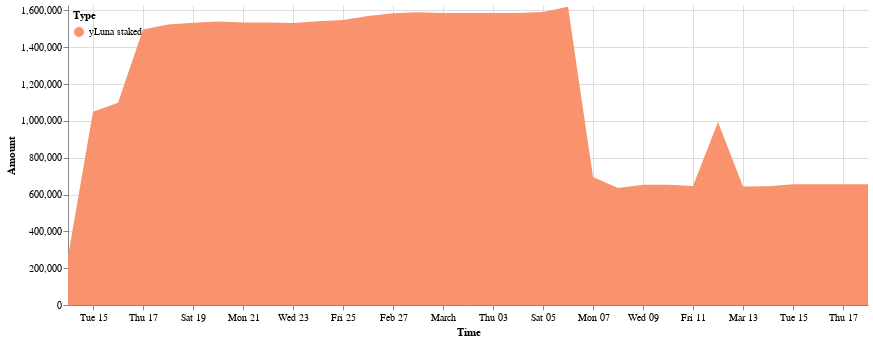

Write notebook code for a chart like this one.
### Code cell
domain = ['yLuna staked']
range_ = ['#f8936d']
cp.get_yluna_time_area_chart(daily_delta_stk, 
               alt.Scale(domain=domain, range=range_),
               min_date = daily_delta_stk.Time.min(),
               max_date = daily_delta_stk.Time.max(),
               top_padding = 10000
        ).properties(width=800).configure_view(strokeOpacity=0)

### Figure 1 — Vega-Lite specification as saved in the notebook (floating-point values rounded to 4 significant figures)
{"config": {"view": {"continuousWidth": 400, "continuousHeight": 300, "strokeOpacity": 0}}, "data": {"name": "data-a56d3ddf36012d62034ac750aec9a61f"}, "mark": "area", "encoding": {"color": {"field": "Type", "legend": {"direction": "vertical", "legendY": 0, "orient": "none", "padding": 5}, "scale": {"domain": ["yLuna staked"], "range": ["#f8936d"]}, "type": "nominal"}, "tooltip": [{"field": "Time", "format": "%Y-%m-%d", "type": "temporal"}, {"field": "Type", "type": "nominal"}, {"field": "Amount (millions)", "type": "nominal"}], "x": {"field": "Time", "scale": {"domain": ["2022-02-14", "2022-03-18"]}, "type": "temporal"}, "y": {"field": "Amount", "scale": {"domain": [0, 1630000.0]}, "type": "quantitative"}}, "width": 800, "$schema": "https://vega.github.io/schema/vega-lite/v4.17.0.json", "datasets": {"data-a56d3ddf36012d62034ac750aec9a61f": [{"Time": "2022-02-14", "Amount signed": 264000.0, "Amount": 264000.0, "Type": "yLuna staked", "Amount (millions)": "0.26M"}, {"Time": "2022-02-15", "Amount signed": 785400.0, "Amount": 1049000.0, "Type": "yLuna staked", "Amount (millions)": "1.05M"}, {"Time": "2022-02-16", "Amount signed": 48820.0, "Amount": 1098000.0, "Type": "yLuna staked", "Amount (millions)": "1.1M"}, {"Time": "2022-02-17", "Amount signed": 398600.0, "Amount": 1497000.0, "Type": "yLuna staked", "Amount (millions)": "1.5M"}, {"Time": "2022-02-18", "Amount signed": 26480.0, "Amount": 1523000.0, "Type": "yLuna staked", "Amount (millions)": "1.52M"}, {"Time": "2022-02-19", "Amount signed": 9947.0, "Amount": 1533000.0, "Type": "yLuna staked", "Amount (millions)": "1.53M"}, {"Time": "2022-02-20", "Amount signed": 6690.0, "Amount": 1540000.0, "Type": "yLuna staked", "Amount (millions)": "1.54M"}, {"Time": "2022-02-21", "Amount signed": -5372.0, "Amount": 1534000.0, "Type": "yLuna staked", "Amount (millions)": "1.53M"}, {"Time": "2022-02-22", "Amount signed": -340.6, "Amount": 1534000.0, "Type": "yLuna staked", "Amount (millions)": "1.53M"}, {"Time": "2022-02-23", "Amount signed": -1892.0, "Amount": 1532000.0, "Type": "yLuna staked", "Amount (millions)": "1.53M"}, {"Time": "2022-02-24", "Amount signed": 9216.0, "Amount": 1541000.0, "Type": "yLuna staked", "Amount (millions)": "1.54M"}, {"Time": "2022-02-25", "Amount signed": 6565.0, "Amount": 1548000.0, "Type": "yLuna staked", "Amount (millions)": "1.55M"}, {"Time": "2022-02-26", "Amount signed": 21590.0, "Amount": 1570000.0, "Type": "yLuna staked", "Amount (millions)": "1.57M"}, {"Time": "2022-02-27", "Amount signed": 15350.0, "Amount": 1585000.0, "Type": "yLuna staked", "Amount (millions)": "1.58M"}, {"Time": "2022-02-28", "Amount signed": 5056.0, "Amount": 1590000.0, "Type": "yLuna staked", "Amount (millions)": "1.59M"}, {"Time": "2022-03-01", "Amount signed": -3479.0, "Amount": 1587000.0, "Type": "yLuna staked", "Amount (millions)": "1.59M"}, {"Time": "2022-03-02", "Amount signed": -801.9, "Amount": 1586000.0, "Type": "yLuna staked", "Amount (millions)": "1.59M"}, {"Time": "2022-03-03", "Amount signed": -37.23, "Amount": 1586000.0, "Type": "yLuna staked", "Amount (millions)": "1.59M"}, {"Time": "2022-03-04", "Amount signed": 980.6, "Amount": 1587000.0, "Type": "yLuna staked", "Amount (millions)": "1.59M"}, {"Time": "2022-03-05", "Amount signed": 5166.0, "Amount": 1592000.0, "Type": "yLuna staked", "Amount (millions)": "1.59M"}, {"Time": "2022-03-06", "Amount signed": 27690.0, "Amount": 1620000.0, "Type": "yLuna staked", "Amount (millions)": "1.62M"}, {"Time": "2022-03-07", "Amount signed": -924800.0, "Amount": 694700.0, "Type": "yLuna staked", "Amount (millions)": "0.69M"}, {"Time": "2022-03-08", "Amount signed": -58730.0, "Amount": 636000.0, "Type": "yLuna staked", "Amount (millions)": "0.64M"}, {"Time": "2022-03-09", "Amount signed": 17560.0, "Amount": 653500.0, "Type": "yLuna staked", "Amount (millions)": "0.65M"}, {"Time": "2022-03-10", "Amount signed": -361.7, "Amount": 653200.0, "Type": "yLuna staked", "Amount (millions)": "0.65M"}, {"Time": "2022-03-11", "Amount signed": -7392.0, "Amount": 645800.0, "Type": "yLuna staked", "Amount (millions)": "0.65M"}, {"Time": "2022-03-12", "Amount signed": 348800.0, "Amount": 994600.0, "Type": "yLuna staked", "Amount (millions)": "0.99M"}, {"Time": "2022-03-13", "Amount signed": -350500.0, "Amount": 644100.0, "Type": "yLuna staked", "Amount (millions)": "0.64M"}, {"Time": "2022-03-14", "Amount signed": 1062.0, "Amount": 645200.0, "Type": "yLuna staked", "Amount (millions)": "0.65M"}, {"Time": "2022-03-15", "Amount signed": 10680.0, "Amount": 655900.0, "Type": "yLuna staked", "Amount (millions)": "0.66M"}, {"Time": "2022-03-16", "Amount signed": 95.07, "Amount": 656000.0, "Type": "yLuna staked", "Amount (millions)": "0.66M"}, {"Time": "2022-03-17", "Amount signed": -428.8, "Amount": 655500.0, "Type": "yLuna staked", "Amount (millions)": "0.66M"}, {"Time": "2022-03-18", "Amount signed": 331.2, "Amount": 655900.0, "Type": "yLuna staked", "Amount (millions)": "0.66M"}]}}
